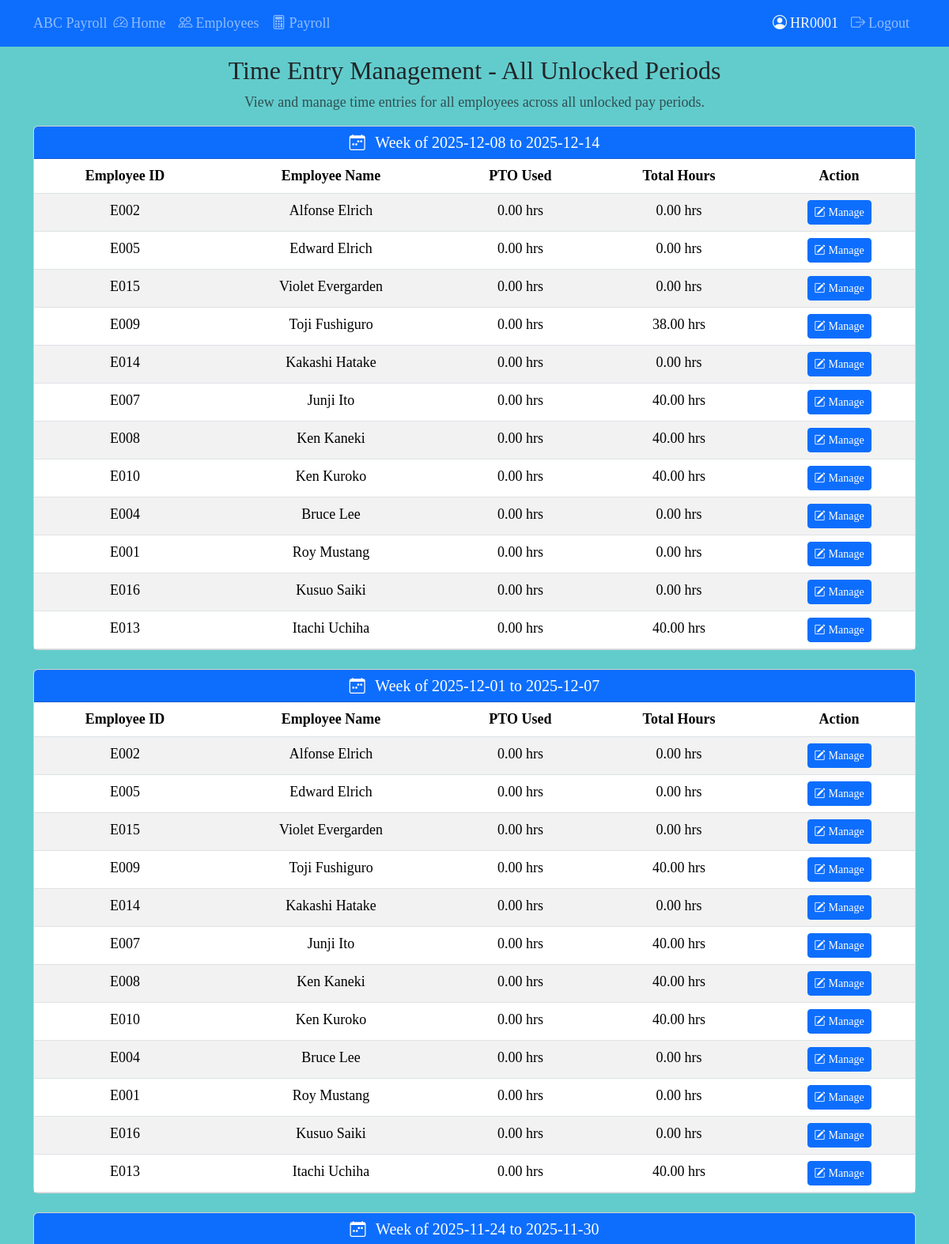
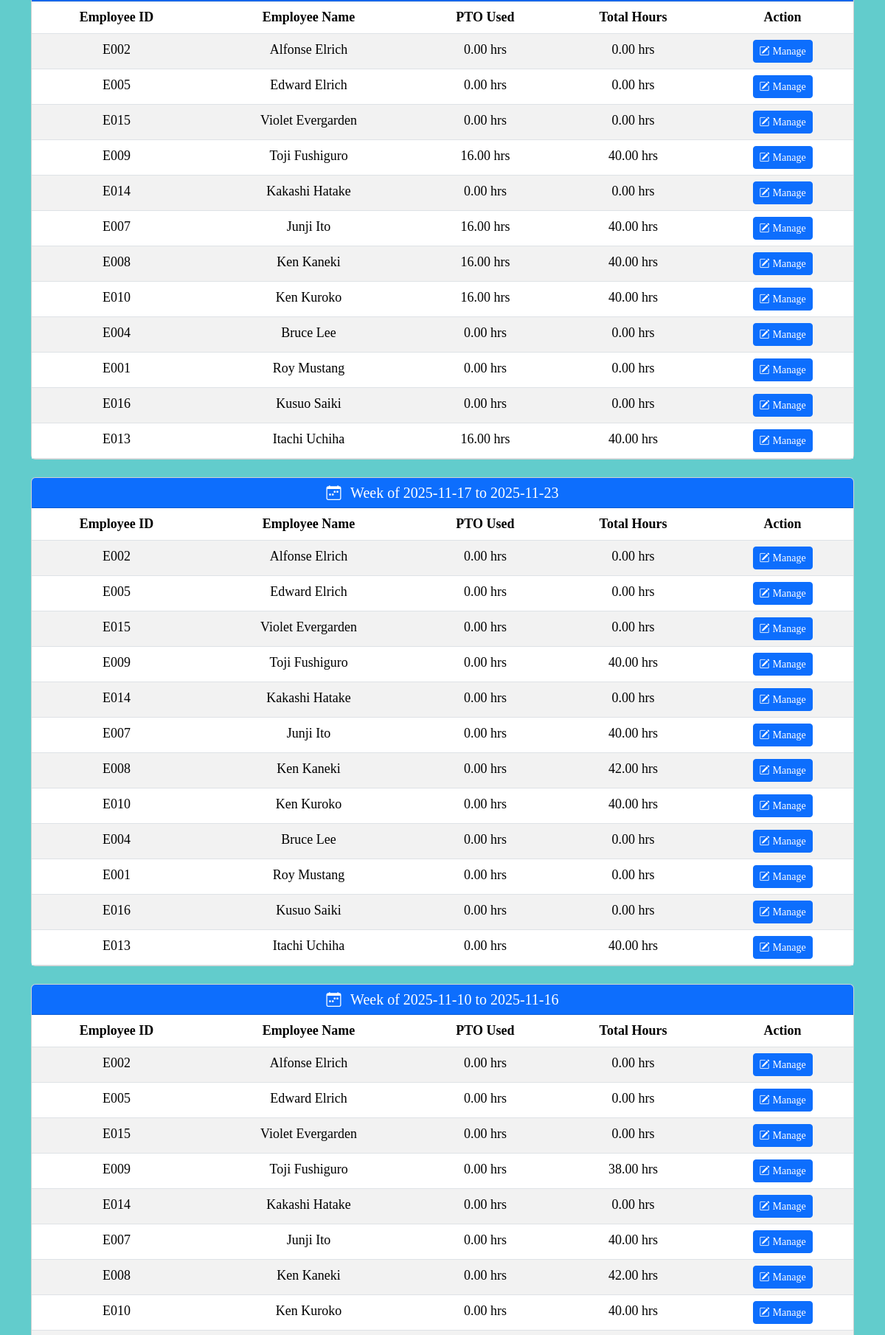
The app's page /admin/time-entry/time-entries (signed in, upper part) with its own data (2 pictures, top to bottom).
### tables this page shows
CREATE TABLE payroll_periods (
    payroll_id INTEGER PRIMARY KEY AUTOINCREMENT,
    period_start_date TEXT NOT NULL,
    period_end_date TEXT NOT NULL,
    processed_date TEXT,
    is_locked INTEGER NOT NULL DEFAULT 0,
    processed_by TEXT,
    created_date TEXT NOT NULL DEFAULT (datetime('now', 'localtime')),
    UNIQUE(period_start_date, period_end_date),
    CHECK (date(period_end_date) >= date(period_start_date))
);

CREATE TABLE employees (
    employee_id TEXT PRIMARY KEY,
    first_name TEXT NOT NULL,
    last_name TEXT NOT NULL,
    surname TEXT,
    date_of_birth TEXT NOT NULL,
    gender TEXT NOT NULL CHECK(gender IN ('Male', 'Female')),
    email TEXT NOT NULL UNIQUE,
    phone_num TEXT,
    address_line1 TEXT NOT NULL,
    address_line2 TEXT,
    city TEXT NOT NULL,
    state TEXT NOT NULL,
    zip_code TEXT NOT NULL,
    has_picture INTEGER NOT NULL DEFAULT 0,
    picture_filename TEXT,
    status TEXT NOT NULL DEFAULT 'Active' CHECK(status IN ('Active', 'Terminated')),
    date_hired TEXT NOT NULL,
    department_name TEXT NOT NULL,
    job_title_name TEXT NOT NULL,
    created_date TEXT NOT NULL DEFAULT (datetime('now', 'localtime')),
    modified_date TEXT NOT NULL DEFAULT (datetime('now', 'localtime')),
    FOREIGN KEY (department_name) REFERENCES departments(department_name),
    FOREIGN KEY (job_title_name) REFERENCES job_titles(title_name)
);

### src/routes/admin_time_entry.py (the view)
@bp.route("/time-entries", methods=["GET"])
@admin_required
def time_entry_overview():
    unlocked_periods = PayrollPeriod.get_all(include_locked=False)
    success, msg, employees = employee_controller.get_all_employees()
    period_data = []
    for period in unlocked_periods:
        employee_hours = []
        for employee in employees:
            entries = TimeEntry.get_by_employee(
                employee.employee_id,
                period.period_start_date,
                period.period_end_date
            )
            total_hours = sum(entry.hours_worked + entry.pto_hours for entry in entries)
            pto_used = sum(entry.pto_hours for entry in entries)
            employee_hours.append({
                'employee': employee,
                'total_hours': total_hours,
                'pto_used': pto_used
            })
        period_data.append({
            'period': period,
            'employee_hours': employee_hours
        })
    return render_template(
        "admin/time_entry_admin.html",
        period_data=period_data,
    )

### src/controllers/employee_controller.py (called while the page is built)
    def get_all_employees(self, include_terminated: bool = False) -> tuple[bool, str, list[Employee]]:
        try:
            employees = Employee.get_all(include_terminated=include_terminated)
            status = "active" if not include_terminated else "all"
            return True, f"Retrieved {len(employees)} {status} employees", employees
        except Exception as e:
            return False, f"Error retrieving employees: {e!s}", []

### src/models/base_model.py (called while the page is built)
    @classmethod
    def get_connection(cls) -> sqlite3.Connection:
        conn = sqlite3.connect(cls.DB_PATH, timeout=30.0)
        conn.row_factory = sqlite3.Row
        return conn

    @classmethod
    def execute_query(cls, query: str, params: tuple = ()) -> list[sqlite3.Row]:
        conn = cls.get_connection()
        cursor = conn.cursor()
        cursor.execute(query, params)
        results = cursor.fetchall()
        conn.close()
        return results

### src/models/employee.py (called while the page is built)
    @classmethod
    def get_all(cls, include_terminated: bool = False) -> list["Employee"]:
        query = f"SELECT * FROM {cls._EMPLOYEE_VIEW}"
        if not include_terminated:
            query += " WHERE status = 'Active'"
        query += " ORDER BY last_name, first_name"
        rows = cls.execute_query(query)
        return [cls._from_row(row) for row in rows]

### src/models/payroll.py (called while the page is built)
    @classmethod
    def get_all(cls, include_locked: bool = True) -> list["PayrollPeriod"]:
        if include_locked:
            query = "SELECT * FROM payroll_periods ORDER BY period_start_date DESC"
            params = ()
        else:
            query = """
                SELECT * FROM payroll_periods
                WHERE is_locked = 0
                ORDER BY period_start_date DESC
            """
            params = ()
        rows = cls.execute_query(query, params)
        return [cls._row_to_payroll_period(row) for row in rows]

    @classmethod
    def _row_to_payroll_period(cls, row: sqlite3.Row) -> "PayrollPeriod":
        return PayrollPeriod(
            payroll_id=row["payroll_id"],
            period_start_date=row["period_start_date"],
            period_end_date=row["period_end_date"],
            processed_date=row["processed_date"],
            is_locked=row["is_locked"],
            processed_by=row["processed_by"],
            created_date=row["created_date"],
        )

### src/templates/admin/time_entry_admin.html
{% extends 'base.html' %}
{% block content %}
<h2>Time Entry Management - All Unlocked Periods</h2>
<p class="text-muted">View and manage time entries for all employees across all unlocked pay periods.</p>
{% if not period_data %}
  <div class="alert alert-info">No unlocked pay periods found.</div>
{% else %}
  {% for period_item in period_data %}
    <div class="card mb-4">
      <div class="card-header bg-primary text-white">
        <h5 class="mb-0">
          <i class="bi bi-calendar-week me-2"></i>
          Week of {{ period_item.period.period_start_date }} to {{ period_item.period.period_end_date }}
        </h5>
      </div>
      <div class="card-body p-0">
        <table class="table table-striped table-hover mb-0">
          <thead>
            <tr>
              <th>Employee ID</th>
              <th>Employee Name</th>
              <th>PTO Used</th>
              <th>Total Hours</th>
              <th>Action</th>
            </tr>
          </thead>
          <tbody>
            {% for emp_data in period_item.employee_hours %}
            <tr>
              <td>{{ emp_data.employee.employee_id }}</td>
              <td>{{ emp_data.employee.first_name }} {{ emp_data.employee.last_name }}</td>
              <td>{{ "%.2f"|format(emp_data.pto_used) }} hrs</td>
              <td>{{ "%.2f"|format(emp_data.total_hours) }} hrs</td>
              <td>
                <a href="{{ url_for('admin_time_entry.time_entry_detail',
                                   employee_id=emp_data.employee.employee_id,
                                   start_date=period_item.period.period_start_date,
                                   end_date=period_item.period.period_end_date) }}"
                   class="btn btn-sm btn-primary">
                  <i class="bi bi-pencil-square me-1"></i>Manage
                </a>
              </td>
            </tr>
            {% endfor %}
          </tbody>
        </table>
      </div>
    </div>
  {% endfor %}
{% endif %}
{% endblock %}

### src/static/css/PayrollStyle.css (style rules this page uses)
body { font-family: 'Times New Roman', serif; text-align: center; font-size: large; background-color: #62cccc; }

### records on screen
payroll_periods: period.period_start_date "2025-12-08", period.period_end_date "2025-12-14"
employees: employee.employee_id "E002" "E002" "E002" "E002" "E002", employee.first_name "Alfonse" "Alfonse" "Alfonse" "Alfonse" "Alfonse", employee.last_name "Elrich" "Elrich" "Elrich" "Elrich" "Elrich"
employees: employee.employee_id "E005" "E005" "E005" "E005" "E005", employee.first_name "Edward" "Edward" "Edward" "Edward" "Edward", employee.last_name "Elrich" "Elrich" "Elrich" "Elrich" "Elrich"
employees: employee.employee_id "E015" "E015" "E015" "E015" "E015", employee.first_name "Violet" "Violet" "Violet" "Violet" "Violet", employee.last_name "Evergarden" "Evergarden" "Evergarden" "Evergarden" "Evergarden"
employees: employee.employee_id "E009" "E009" "E009" "E009" "E009", employee.first_name "Toji" "Toji" "Toji" "Toji" "Toji", employee.last_name "Fushiguro" "Fushiguro" "Fushiguro" "Fushiguro" "Fushiguro"
employees: employee.employee_id "E014" "E014" "E014" "E014" "E014", employee.first_name "Kakashi" "Kakashi" "Kakashi" "Kakashi" "Kakashi", employee.last_name "Hatake" "Hatake" "Hatake" "Hatake" "Hatake"
employees: employee.employee_id "E007" "E007" "E007" "E007" "E007", employee.first_name "Junji" "Junji" "Junji" "Junji" "Junji", employee.last_name "Ito" "Ito" "Ito" "Ito" "Ito"
employees: employee.employee_id "E008" "E008" "E008" "E008" "E008", employee.first_name "Ken" "Ken" "Ken" "Ken" "Ken", employee.last_name "Kaneki" "Kaneki" "Kaneki" "Kaneki" "Kaneki"
employees: employee.employee_id "E010" "E010" "E010" "E010" "E010", employee.first_name "Ken" "Ken" "Ken" "Ken" "Ken", employee.last_name "Kuroko" "Kuroko" "Kuroko" "Kuroko" "Kuroko"
employees: employee.employee_id "E004" "E004" "E004" "E004", employee.first_name "Bruce" "Bruce" "Bruce" "Bruce", employee.last_name "Lee" "Lee" "Lee" "Lee"
employees: employee.employee_id "E001" "E001" "E001" "E001", employee.first_name "Roy" "Roy" "Roy" "Roy", employee.last_name "Mustang" "Mustang" "Mustang" "Mustang"
employees: employee.employee_id "E016" "E016" "E016" "E016", employee.first_name "Kusuo" "Kusuo" "Kusuo" "Kusuo", employee.last_name "Saiki" "Saiki" "Saiki" "Saiki"
employees: employee.employee_id "E013" "E013" "E013" "E013", employee.first_name "Itachi" "Itachi" "Itachi" "Itachi", employee.last_name "Uchiha" "Uchiha" "Uchiha" "Uchiha"
payroll_periods: period.period_start_date "2025-12-01", period.period_end_date "2025-12-07"
payroll_periods: period.period_start_date "2025-11-24", period.period_end_date "2025-11-30"
payroll_periods: period.period_start_date "2025-11-17", period.period_end_date "2025-11-23"
payroll_periods: period.period_start_date "2025-11-10", period.period_end_date "2025-11-16"

### other values on screen
{{ session.get('username', 'User') }} "HR0001"
{{ "%.2f"|format(emp_data.pto_used) }} "0.00" "0.00" "0.00" "0.00" "0.00" "0.00" "0.00" "0.00" "0.00" "0.00" "0.00" "0.00" "0.00" "0.00" "0.00" "0.00" "0.00" "0.00" "0.00" "0.00" "0.00" "0.00" "0.00" "0.00" "0.00" "0.00" "0.00" "16.00" "0.00" "16.00" "16.00" "16.00" "0.00" "0.00" "0.00" "16.00" "0.00" "0.00" "0.00" "0.00" "0.00" "0.00" "0.00" "0.00" "0.00" "0.00" "0.00" "0.00" "0.00" "0.00" "0.00" "0.00" "0.00" "0.00" "0.00" "0.00"
{{ "%.2f"|format(emp_data.total_hours) }} "0.00" "0.00" "0.00" "38.00" "0.00" "40.00" "40.00" "40.00" "0.00" "0.00" "0.00" "40.00" "0.00" "0.00" "0.00" "40.00" "0.00" "40.00" "40.00" "40.00" "0.00" "0.00" "0.00" "40.00" "0.00" "0.00" "0.00" "40.00" "0.00" "40.00" "40.00" "40.00" "0.00" "0.00" "0.00" "40.00" "0.00" "0.00" "0.00" "40.00" "0.00" "40.00" "42.00" "40.00" "0.00" "0.00" "0.00" "40.00" "0.00" "0.00" "0.00" "38.00" "0.00" "40.00" "42.00" "40.00"
